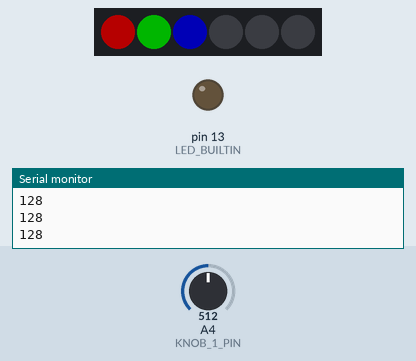
Simulated run of this sketch. Board: Arduino Uno, built with avr-gcc and run on an emulated ATmega328P. Shown: 6 RGB LEDs in strip order, left to right, output pins drawn as LEDs (lit = HIGH), the last lines printed to the serial monitor. The test bench sets the inputs (shaded band); at power-on: A4 (KNOB_1_PIN) = 512. Dim RGB values are drawn brighter than linear; random numbers use the default seed unless the sketch sets one.

Above: at 1.2 s.
1.3 s: A4 (KNOB_1_PIN) set to 0
At 2.5 s:
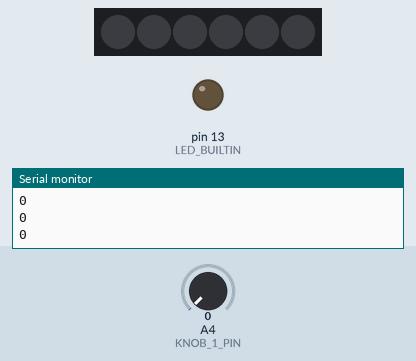
2.8 s: A4 (KNOB_1_PIN) set to 16
At 3.6 s:
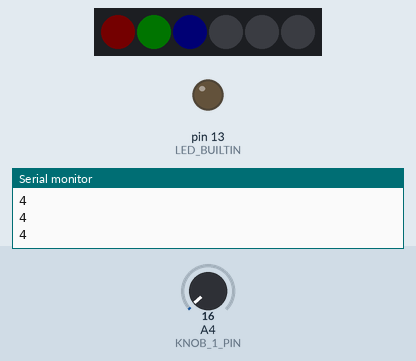
4.3 s: A4 (KNOB_1_PIN) set to 122
At 4.8 s:
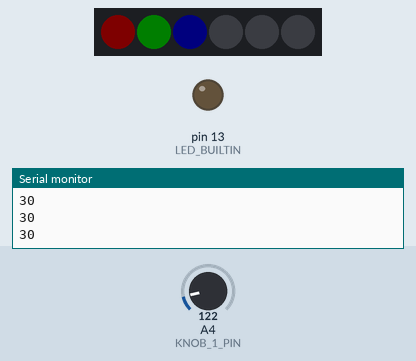
Timing chart, 0 to 7.3 s (numbered marks = the images above; inputs shaded):
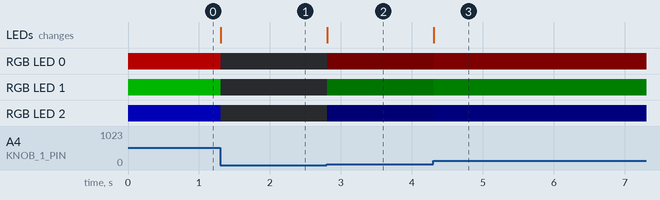

The sketch:

minihypercube.ino
```cpp
#include <FastLED.h>

#define NUM_LEDS 6

// FIXME: how to address the SPI pins on itsy bitsy board
#define DATA_PIN    A1//16
#define CLOCK_PIN   A0 //15
#define KNOB_1_PIN  A4

CRGB leds[NUM_LEDS];

void setup() {
  // APA102 is dotstars https://github.com/FastLED/FastLED/wiki/Chipset-reference
  FastLED.addLeds<APA102, DATA_PIN, CLOCK_PIN, BGR>(leds, NUM_LEDS);
  FastLED.setBrightness(0xff);

  // FastLED.addLeds<APA102, BGR>(leds, NUM_LEDS);
  pinMode(LED_BUILTIN, OUTPUT);
  digitalWrite(LED_BUILTIN, LOW);
  Serial.begin(9600); // open the serial port at 9600 bps:

}

void faceColor(int face, const struct CRGB & color) {
  leds[3*face + 0] = color;
  leds[3*face + 1] = color;
  leds[3*face + 2] = color;
}

int count = 0;

void fadeIn(int delay, int inc) {
  for (int i=0; i<256; i+=inc) {
    FastLED.setBrightness(dim8_raw(i));
    FastLED.delay(delay);
  }
}
void fadeIn(int delay) {
  fadeIn(delay, 1);
}

void fadeOut(int delay, int inc) {
  for (int i=255; i>0; i-=inc) {
    FastLED.setBrightness(dim8_raw(i));
    FastLED.delay(delay);
  }
}
void fadeOut(int delay) {
  fadeOut(delay, 1);
}

#define SIDE_0 0
#define SIDE_1 3
#define SIDE_2 2
#define SIDE_3 1
#define SIDE_4 4
#define SIDE_5 5

void bomb() {
  fill_solid( &(leds[0]), NUM_LEDS, CRGB(255, 255, 255));
  FastLED.delay(random(0,100));
}

void rainbow() {
  faceColor(SIDE_0, CHSV(random(0,256), 255, 255));
  faceColor(SIDE_1, CHSV(random(0,256), 255, 255));
  faceColor(SIDE_2, CHSV(random(0,256), 255, 255));
  faceColor(SIDE_3, CHSV(random(0,256), 255, 255));
  faceColor(SIDE_4, CHSV(random(0,256), 255, 255));
  faceColor(SIDE_5, CHSV(random(0,256), 255, 255));
}

void faceChase() {
  for (int i=0; i < 256; i+=7) {
    FastLED.clear();
    faceColor(i%3, CHSV(i, 255, 255));
    FastLED.delay(150);
  }
}

void heartBeat() {
  FastLED.clear();
  FastLED.setBrightness(0);
  CRGB baseline = CRGB(0,0,20);
  CRGB color = baseline + CHSV(10, 255, 255);
  fill_solid( &(leds[0]), NUM_LEDS, color);

  fadeIn(0,2);
  fadeOut(0,2);
  color = baseline + CHSV(0, 255, 255);
  fill_solid( &(leds[0]), NUM_LEDS, color);
  fadeIn(0,2);

  unsigned long t0 = millis();
  unsigned long t1 = 0;
  unsigned long dt = 1500;
  unsigned long end = t0 + dt;

  while(t1 < dt) {
    fract8 fract = t1 * 256 / dt;
    byte s = lerp8by8(255,0,fract);
    color = baseline + CHSV(fract / 2, s, 255);
    FastLED.setBrightness(s);
    fill_solid( &(leds[0]), NUM_LEDS, color);
    FastLED.show();
    t1 = millis() - t0;
  }
}

void heartBeats(int count) {
  for (int i=0; i<count; i++) {
    heartBeat();
  }
}

void dawn() {
  fadeOut(5);
  fill_solid( &(leds[0]), NUM_LEDS, CRGB(255,255,255));
  fadeIn(20);
  fadeOut(10);
}

// from https://www.reddit.com/r/FastLED/comments/b2mlvf/gamma_correction/
void adjustGamma()
{
  for (uint16_t i = 0; i < NUM_LEDS; i++)
  {
    leds[i].r = dim8_video(leds[i].r);
    leds[i].g = dim8_video(leds[i].g);
    leds[i].b = dim8_video(leds[i].b);
  }
}

void wave() {
  long t = millis();
  FastLED.setBrightness(10);
  for(int i=0; i<NUM_LEDS; i++ ) {
    leds[i] = CRGB(0,0,sin8(t/4+i*15));
  }
  FastLED.show();
}

void waves() {
  for(int i=0; i<2000; i++ ) {
    wave();
  }
}

void loop() {
//  heartBeats(1);
  // FastLED.delay(random8());
//  waves();
  int val = analogRead(KNOB_1_PIN) / 4;
  Serial.print(val);
  Serial.print("\n");
  leds[0] = CRGB(val, 0, 0);
  leds[1] = CRGB(0, val, 0);
  leds[2] = CRGB(0, 0, val);

//  for(int i=0; i<NUM_LEDS; i++ ) {
//    leds[i] = CRGB(0, val, 0);
//    leds[i] = CHSV(val, 255, 200);
//
//  }
  adjustGamma();
  FastLED.show();

//  switch(random(0,7)) {
//    case 0:
//      hueRotate();
//      break;
//    case 1:
//      faceRotate();
//      break;
//    case 2:
//      glitchDiscoCube();
//      break;
//    case 3:
//      spotlight();
//      break;
//    case 4:
//      dawn();
//      break;
//    case 5:
//      rainbow();
//      break;
//    case 6:
//      faceChase();
//      break;
//  }

  FastLED.delay(5);
}
```

faceRotate.ino
```cpp
  void faceRotate() {
    count++;
    CRGB color = CHSV(count * 42,255,255);
    fadeOut(0);
    FastLED.clear();
    faceColor(count % 6, color);
    fadeIn(0);
    FastLED.delay(1);
  }
```

glitchDiscoCube.ino
```cpp
void glitchDiscoCube() {

     int sides[] = {SIDE_0, SIDE_1, SIDE_2, SIDE_3, SIDE_4, SIDE_5};

     for (int i=0; i<6; i++) {
       CRGB color = CHSV(random(0,256),255,255);
       faceColor(sides[i], color);
       FastLED.delay(random(0,400));
       FastLED.clear();
     }
}
```

hueRotate.ino
```cpp
struct record
{
  int speed;
  int count;
};

typedef struct record HueRotate;

HueRotate _hrg = {1, 0};


void hueRotate() {
  for (int i = 0; i < NUM_LEDS; i++) {
    leds[i] = CHSV(i+_hrg.count, 255,255);
  }
  FastLED.show();
  _hrg.count += _hrg.speed;
}
```

spotlight.ino
```cpp
void spotlight() {
  FastLED.clear();
  int phase = 255/4;
  int value = dim8_video(sin8(millis()/10));
  CHSV color = CHSV(200, 255, value);
  faceColor(SIDE_3, color);

  value = dim8_video(sin8(millis()/10+phase));
  color = CHSV(200, 255, value);
  faceColor(SIDE_0, color);

  value = dim8_video(sin8(millis()/10+2*phase));
  color = CHSV(200, 255, value);
  faceColor(SIDE_1, color);

  value = dim8_video(sin8(millis()/10+3*phase));
  color = CHSV(200, 255, value);
  faceColor(SIDE_2, color);
}
```

Measured:
- after the input at 1.3 s, RGB LED 0: RGB(65, 0, 0) → off at once; RGB LED 1: RGB(0, 65, 0) → off at once; RGB LED 2: RGB(0, 0, 65) → off at once; the LEDs: change at once (image 1)
- after the input at 2.8 s, RGB LED 0: off → RGB(1, 0, 0) at once; RGB LED 1: off → RGB(0, 1, 0) at once; RGB LED 2: off → RGB(0, 0, 1) at once; the LEDs: change at once (image 2)
- after the input at 4.3 s, RGB LED 0: RGB(1, 0, 0) → RGB(4, 0, 0) at once; RGB LED 1: RGB(0, 1, 0) → RGB(0, 4, 0) at once; RGB LED 2: RGB(0, 0, 1) → RGB(0, 0, 4) at once
